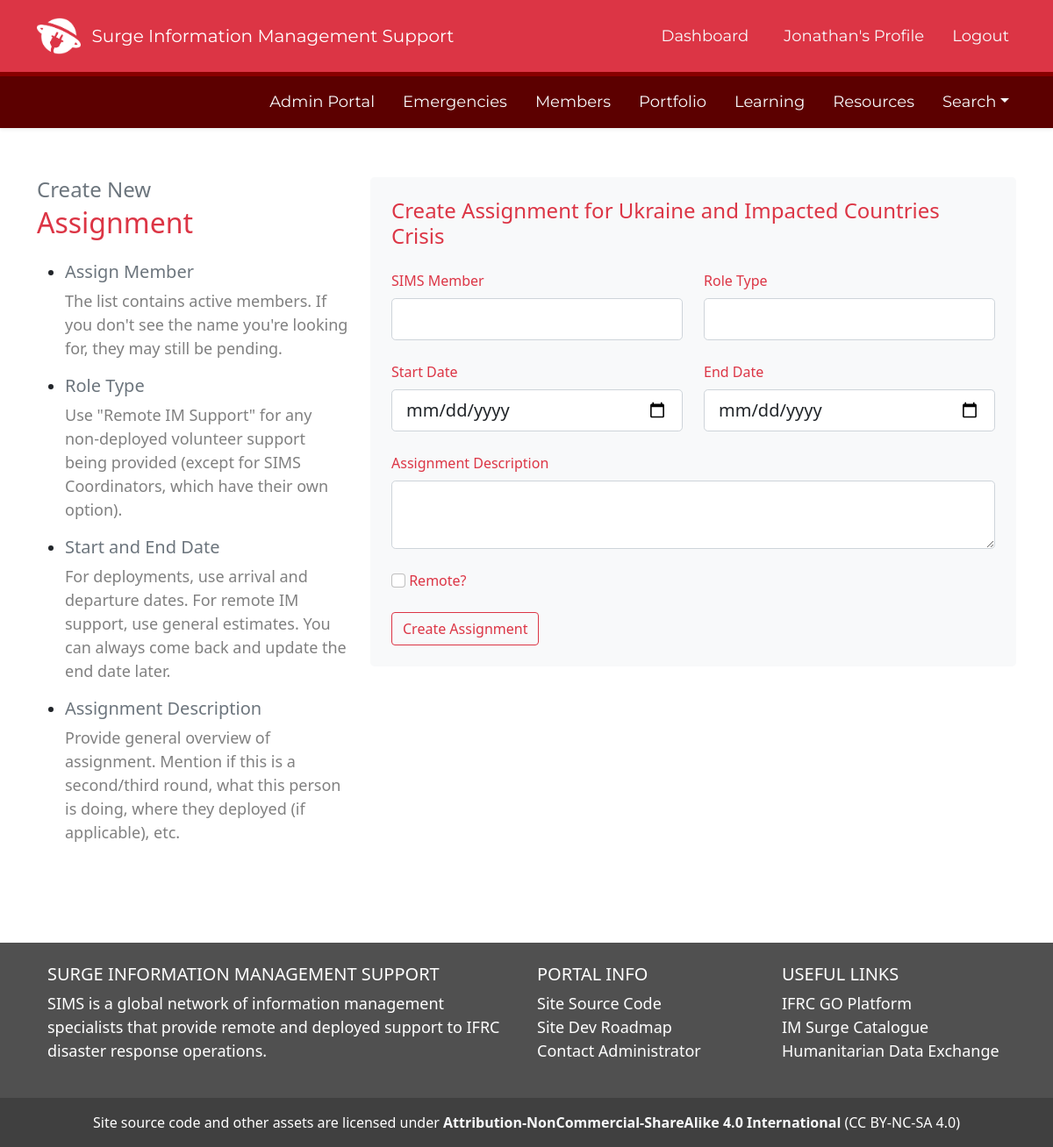
Page /assignment/new/4 (signed in) on the committed database.
### SIMS_Portal/models.py (models this page shows, shortened)
class User(db.Model, UserMixin):
	__tablename__ = 'user'
	id = db.Column(db.Integer, primary_key=True)
	firstname = db.Column(db.String(40), nullable=False)
	lastname = db.Column(db.String(40), nullable=False)
	status = db.Column(db.String(20), default='Pending')
	birthday = db.Column(db.Date)
	email = db.Column(db.String(120), unique=True, nullable=False)
	password = db.Column(db.String(60), nullable=False)
	molnix_id = db.Column(db.Integer)
	job_title = db.Column(db.String(120))
	unit = db.Column(db.String(120))
	bio = db.Column(db.Text)
	is_admin = db.Column(db.Boolean, default=False)
	roles = db.Column(db.String(1000))
	languages = db.Column(db.String(1000))
	image_file = db.Column(db.String(20), nullable=False, default='default.png')
	twitter = db.Column(db.String(120))
	slack_id = db.Column(db.String(120))
	github = db.Column(db.String(120))
	linked_in = db.Column(db.String(120))
	messaging_number_country_code = db.Column(db.Integer)
	messaging_number = db.Column(db.Integer)
	ns_id = db.Column(db.Integer, db.ForeignKey('nationalsociety.ns_go_id'))
	assignments = db.relationship('Assignment', backref='assigned_member')
	products = db.relationship('Portfolio', backref='creator', lazy=True)
	skills = db.relationship('Skill', secondary='user_skill', backref='members_with_skill')
	languages = db.relationship('Language', secondary='user_language', backref='members_with_language')
	badges = db.relationship('Badge', secondary='user_badge', backref='members_with_badge')
	working_groups = db.relationship('WorkingGroup', secondary='user_workinggroup', backref='members_with_workinggroup')
	created_at = db.Column(db.DateTime, server_default=func.now())
	updated_at = db.Column(db.DateTime, onupdate=func.now())
	fullname = column_property(firstname + " " + lastname)
	@hybrid_property
	def fullname(self):
		return self.firstname + " " + self.lastname

class Emergency(db.Model):
	__tablename__ = 'emergency'
	id = db.Column(db.Integer, primary_key=True)
	emergency_name = db.Column(db.String(100), nullable=False)
	emergency_status = db.Column(db.String(100), nullable=False, default='Active')
	emergency_glide = db.Column(db.String(20))
	emergency_go_id = db.Column(db.Integer)
	emergency_location_id = db.Column(db.Integer)
	emergency_review_id = db.Column(db.Integer)
	activation_details = db.Column(db.String(1000))
	slack_channel = db.Column(db.String)
	dropbox_url = db.Column(db.String)
	trello_url = db.Column(db.String)
	emergency_type_id = db.Column(db.Integer, db.ForeignKey('emergencytype.id'))
	emergency_products = db.relationship('Portfolio', backref='emergency_response', lazy=True)
	assigned_to = db.relationship('Assignment', backref='assigned_emergency', lazy=True)
	story_id = db.relationship('Story', backref='associated_story', lazy=True)
	created_at = db.Column(db.DateTime, server_default=func.now())
	updated_at = db.Column(db.DateTime, onupdate=func.now())

### SIMS_Portal/assignments/routes.py (the view, shortened to what this page needs)
@assignments.route('/assignment/new/<int:dis_id>', methods=['GET', 'POST'])
@login_required
def new_assignment_from_disaster(dis_id):
	form = NewAssignmentForm()
	emergency_info = db.session.query(Emergency).filter(Emergency.id == dis_id).first()
	return render_template('create_assignment_from_disaster.html', title='New Assignment', form=form, emergency_info=emergency_info)

### SIMS_Portal/assignments/forms.py
class NewAssignmentForm(FlaskForm):
	user_id = QuerySelectField('SIMS Member', query_factory=lambda:User.query.filter_by(status='Active'), get_label='fullname', allow_blank=True)
	emergency_id = QuerySelectField('Emergency', query_factory=lambda:Emergency.query.all(), get_label='emergency_name', allow_blank=True)
	role = SelectField("Role Type", choices=['', 'SIMS Remote Coordinator', 'FACT/CAP Information Management', 'Information Management Coordinator', 'Information Analyst', 'Primary Data Collection Officer', 'Mapping and Visualization Officer', 'Remote IM Support'])
	start_date = DateTimeField('Start Date', format='%Y-%m-%d')
	end_date = DateTimeField('End Date', format='%Y-%m-%d')
	remote = BooleanField('Remote?')
	assignment_details = TextAreaField('Assignment Description')
	submit = SubmitField('Create Assignment')

### SIMS_Portal/models.py (called while the page is built)
@login_manager.user_loader
def load_user(user_id):
	return User.query.get(int(user_id))

### SIMS_Portal/templates/create_assignment_from_disaster.html (shortened to what this page needs)
{% extends "layout.html" %}
{% block content %}
<div class="container">
	<div class="row my-5">
		<div class="col-md-4">
			<h4 class="text-secondary mb-1">Create New</h4>
			<h2 class="text-danger mb-4">Assignment</h2>
			<ul class="timeline">
				<li>
					<h5 class="text-secondary">Assign Member</h5>
					<p id="sidebar-guidance">The list contains active members. If you don't see the name you're looking for, they may still be pending.</p>
				</li>
				<li>
					<h5 class="text-secondary">Role Type</h5>
					<p id="sidebar-guidance">Use "Remote IM Support" for any non-deployed volunteer support being provided (except for SIMS Coordinators, which have their own option).</p>
				</li>
				<li>
					<h5 class="text-secondary">Start and End Date</h5>
					<p id="sidebar-guidance">For deployments, use arrival and departure dates. For remote IM support, use general estimates. You can always come back and update the end date later.</p>
				</li>
				<li>
					<h5 class="text-secondary">Assignment Description</h5>
					<p id="sidebar-guidance">Provide general overview of assignment. Mention if this is a second/third round, what this person is doing, where they deployed (if applicable), etc.</p>
				</li>
			</ul>
		</div>
		<div class="col">
			<form action="" method="POST" class="mx-auto p-4 bg-light text-light rounded-3" novalidate>
				<div class="row">
					<h4 class="text-danger pb-3">Create Assignment for {{emergency_info.emergency_name}}</h4>
						<div class="col-md-6">
							<div class="form-group pb-4">
								{{ form.user_id.label(class="form-control-label pb-2 text-danger") }}
								{% if form.user_id.errors %}
									{{ form.user_id(class="form-control form-control-lg is-invalid") }}
										<div class="invalid-feedback">
											{% for error in form.user_id.errors %}
												<span>{{ error }}</span>
											{% endfor %}
										</div>
								{% else %}
									{{ form.user_id(class="form-control form-control-lg") }}
								{% endif %}
							</div>
						</div>
					<div class="col">
						<div class="form-group pb-4">
							{{ form.role.label(class="form-control-label pb-2 text-danger") }}
							{% if form.role.errors %}
								{{ form.role(class="form-control form-control-lg is-invalid") }}
									<div class="invalid-feedback">
										{% for error in form.role.errors %}
											<span>{{ error }}</span>
										{% endfor %}
									</div>
							{% else %}
								{{ form.role(class="form-control form-control-lg") }}
							{% endif %}
						</div>
					</div>
				</div>
				<div class="row">
					<div class="col-md-6">
						<div class="form-group pb-4">
							{{ form.start_date.label(class="form-control-label pb-2 text-danger") }}
							{% if form.start_date.errors %}
								{{ form.start_date(class="form-control form-control-lg is-invalid") }}
									<div class="invalid-feedback">
										{% for error in form.start_date.errors %}
											<span>{{ error }}</span>
										{% endfor %}
									</div>
							{% else %}
								{{ form.start_date(class="form-control form-control-lg datepicker", type="date") }}
							{% endif %}
						</div>
					</div>
					<div class="col">
							{{ form.end_date.label(class="form-control-label pb-2 text-danger") }}
							{% if form.end_date.errors %}
								{{ form.end_date(class="form-control form-control-lg is-invalid") }}
									<div class="invalid-feedback">
										{% for error in form.end_date.errors %}
										<span>{{ error }}</span>
										{% endfor %}
										</div>
							{% else %}
								{{ form.end_date(class="form-control form-control-lg datepicker", type="date") }}
							{% endif %}
					</div>
				</div>
					<div class="row">
						<div class="col">
							<div class="form-group pb-4">
								{{ form.assignment_details.label(class="form-control-label pb-2 text-danger") }}
								{% if form.assignment_details.errors %}
									{{ form.assignment_details(class="form-control form-control-lg is-invalid") }}
										<div class="invalid-feedback">
											{% for error in form.assignment_details.errors %}
												<span>{{ error }}</span>
											{% endfor %}
										</div>
								{% else %}
									{{ form.assignment_details(class="form-control form-control-lg") }}
								{% endif %}
							</div>
						</div>
						<div class="row">
							<div class="col-md-6 mb-4">
								{{ form.remote(class="form-check-input") }}
								{{ form.remote.label(class="form-check-label text-danger") }}
							</div>
						</div>
						</div>
				{{ form.submit(class="btn btn-outline-danger") }}
			</form>
		</div>
	</div>
</div>
{% endblock content %}

### SIMS_Portal/templates/layout.html (shortened to what this page needs)
<!DOCTYPE html>
<html lang="en">
<head>
	<link href="https://cdn.jsdelivr.net/npm/bootstrap@5.1.3/dist/css/bootstrap.min.css" rel="stylesheet">
	<link rel="stylesheet" type="text/css" href="https://cdn.datatables.net/1.12.1/css/jquery.dataTables.css">
	<link rel="stylesheet" type="text/css" href="{{ url_for('static', filename='css/main.css') }}">
	<link rel="stylesheet" href="https://cdn.jsdelivr.net/npm/bootstrap-icons@1.8.3/font/bootstrap-icons.css">
	<link rel="stylesheet" href="https://cdn.jsdelivr.net/npm/fullcalendar@5.11.0/main.min.css">
	<link rel="stylesheet" href="https://maxcdn.bootstrapcdn.com/font-awesome/4.7.0/css/font-awesome.min.css">
</head>
<body class="d-flex flex-column min-vh-100" data-spy="scroll" data-target=".card" data-offset="50">
	<header>
	<nav id="navbar_top" class="navbar navbar-expand-md navbar-dark bg-danger navbar-static-top py-3">
	 <div class="container">
		 <img src='/static/assets/img/SIMS-Logo-Dark.png' height='50px'>&nbsp &nbsp
		{% if current_user.is_authenticated %}
			<a class="navbar-brand" href="/dashboard" style="font-family: 'Montserrat';">Surge Information Management Support</a>
		{% else %}
			<a class="navbar-brand" href="/" style="font-family: 'Montserrat';">Surge Information Management Support</a>
		{% endif %}
	  <div class="collapse navbar-collapse" id="main_nav">
		<ul class="navbar-nav ms-auto">
			{% if current_user.is_authenticated %}
				{% if request.path == '/dashboard' %}
					<li class="nav-item px-3"><button type="button" class="btn btn-light" style="font-family: 'Montserrat';">Dashboard</button></li>
				{% else %}
					<li class="nav-item px-3"><a class="nav-link text-light" href="/dashboard" style="font-family: 'Montserrat';"> Dashboard </a></li>
				{% endif %}
				{% if '/profile_edit/' in request.path %}
				<li class="nav-item px-3"> </li>
				{% elif request.path == '/profile' %}
					<li class="nav-item px-2"><button type="button" class="btn btn-light" style="font-family: 'Montserrat';">{{ current_user.firstname }}'s Profile</button></li>
				{% else %}
				<li class="nav-item px-2"><a class="nav-link text-light" href="/profile" style="font-family: 'Montserrat';"> {{ current_user.firstname }}'s Profile </a></li>
				{% endif %}
				<li class="nav-item ps-2"><a class="nav-link text-light" href="/logout" style="font-family: 'Montserrat';"> Logout </a></li>
			{% endif %}
		</ul>
	  </div>
	</nav>
	{% if current_user.is_authenticated %}
	<nav id="navbar_top_login" class="navbar navbar-expand-sm box-shadow shadow-sm navbar-dark sticky-top mb-2">
	 <div class="container">
	  <div class="collapse navbar-collapse" id="main_nav">
			<ul class="navbar-nav ms-auto">
				{% if current_user.is_admin == 1 %}
					{% if '/admin_landing' in request.path %}
					<li class="nav-item px-2"><button type="button" class="btn btn-light" style="font-family: 'Montserrat';">Admin Portal</button></li>
					{% else %}
					<li class="nav-item px-2"><a class="nav-link text-light" href="/admin_landing" style="font-family: 'Montserrat';">Admin Portal</a></li>
					{% endif %}
				{% endif %}
				{% if '/emergencies/all' in request.path %}
					<li class="nav-item px-2"><button type="button" class="btn btn-light" style="font-family: 'Montserrat';">Emergencies</button></li>
				{% else %}
					<li class="nav-item px-2"><a class="nav-link text-light" href="{{ url_for('emergencies.view_all_emergencies')}}" style="font-family: 'Montserrat';">Emergencies</a></li>
				{% endif %}
				{% if '/members/all' in request.path %}
					<li class="nav-item px-2"><button type="button" class="btn btn-light" style="font-family: 'Montserrat';">Members</button></li>
				{% else %}
					<li class="nav-item px-2"><a class="nav-link text-light" href="{{ url_for('users.members_all')}}" style="font-family: 'Montserrat';">Members</a></li>
				{% endif %}
				{% if '/all_products' in request.path %}
					<li class="nav-item px-2"><button type="button" class="btn btn-light" style="font-family: 'Montserrat';">Portfolio</button></li>
				{% else %}
					<li class="nav-item px-2"><a class="nav-link text-light" href="{{ url_for('portfolios.all_products')}}" style="font-family: 'Montserrat';">Portfolio</a></li>
				{% endif %}
				{% if '/learning' in request.path %}
					<li class="nav-item px-2"><button type="button" class="btn btn-light" style="font-family: 'Montserrat';">Learning</button></li>
				{% else %}
					<li class="nav-item px-2"><a class="nav-link text-light" href="{{ url_for('main.learning')}}" style="font-family: 'Montserrat';">Learning</a></li>
				{% endif %}
				{% if '/resources' in request.path %}
					<li class="nav-item px-2"><button type="button" class="btn btn-light" style="font-family: 'Montserrat';">Resources</button></li>
				{% else %}
					<li class="nav-item px-2"><a class="nav-link text-light" href="{{ url_for('main.resources')}}" style="font-family: 'Montserrat';">Resources</a></li>
				{% endif %}
					<li class="nav-item dropdown ps-2 pl-3">
						<a class="nav-link dropdown-toggle text-light" href="#" id="navbarDropdown" role="button" data-toggle="dropdown" aria-haspopup="true" aria-expanded="false" style="font-family: 'Montserrat';">Search</a>
					</li>
			</ul>
		</div>
	  </div>
	</nav>
	{% endif %}
	</header>
	{% block content %}{% endblock %}
	<br><br>
	<footer class="text-white text-center text-lg-start mt-auto" style='background: #505050'>
	  <div class="container p-4">
		<div class="row">
		  <div class="col-lg-6 col-md-12 mb-4 mb-md-0">
			<h5 class="text-uppercase">Surge Information Management Support</h5>
			<p>
			  SIMS is a global network of information management specialists that provide remote and deployed support to IFRC disaster response operations.
			</p>
		  </div>
		  <div class="col-lg-3 col-md-6 mb-4 mb-md-0">
			<h5 class="text-uppercase">Portal Info</h5>
			<ul class="list-unstyled mb-0">
			  <li>
				<a href="https://github.com/JonathanGarro/SIMS-Portal-Neo" class="text-white">Site Source Code</a>
			  </li>
			  <li>
				<a href="https://trello.com/b/zzwVdwoY/sims-portal-development-roadmap" class="text-white">Site Dev Roadmap</a>
			  </li>
			  <li>
				<a href="#!" class="text-white">Contact Administrator</a>
			  </li>
			</ul>
		  </div>
		  <div class="col-lg-3 col-md-6 mb-4 mb-md-0">
			  <h5 class="text-uppercase">Useful Links</h5>
			  <ul class="list-unstyled mb-0">
				<li>
				  <a href="https://go.ifrc.org" class="text-white">IFRC GO Platform</a>
				</li>
				<li>
				  <a href="https://go.ifrc.org/deployments/catalogue/infoMgt" class="text-white">IM Surge Catalogue</a>
				</li>
				<li>
				  <a href="https://data.humdata.org" class="text-white">Humanitarian Data Exchange</a>
				</li>
			  </ul>
			</div>
		</div>
	  </div>
	  <div class="text-center p-3" style="background-color: rgba(0, 0, 0, 0.2);">
		Site source code and other assets are licensed under <a href='http://creativecommons.org/licenses/by-nc-sa/4.0/' class='text-light fw-bold'> Attribution-NonCommercial-ShareAlike 4.0 International</a> (CC BY-NC-SA 4.0)
	  </div>
	</footer>
</body>
</html>

### SIMS_Portal/static/css/main.css (style rules this page uses)
a { text-decoration: none; color: #df4759 }
a:link { text-decoration: none; color: #df4759 }
body { position: relative; }
p { font-size: 18px; }
li { font-size: 18px; }
#navbar_top_login { background: #5c0000 !important; }
#sidebar-guidance { font-size: 1em; color: grey }
#navbar_top { border-bottom: 5px solid #890000; }

### rows in the picture
User: firstname "Jonathan"
Emergency: emergency_name "Ukraine and Impacted Countries Crisis"
